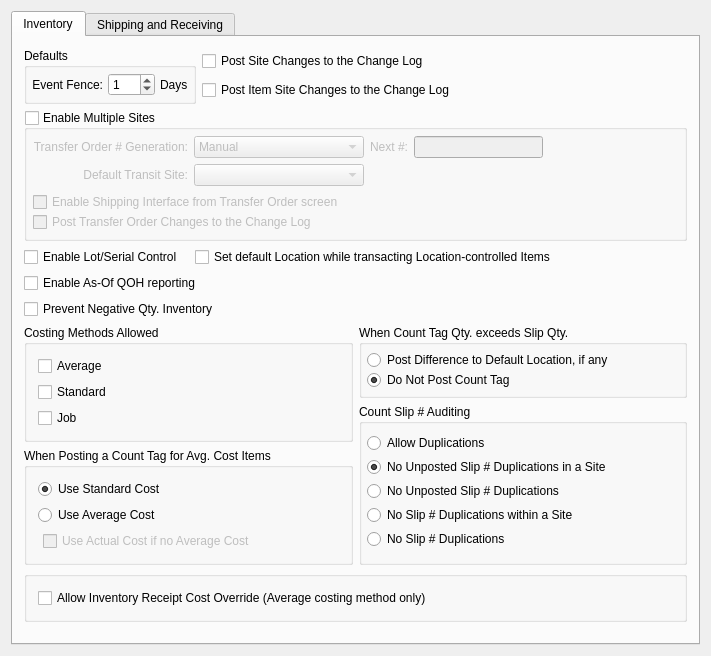
<?xml version="1.0" encoding="UTF-8"?>
<ui version="4.0">
 <comment>This file is part of the xTuple ERP: PostBooks Edition, a free and
open source Enterprise Resource Planning software suite,
Copyright (c) 1999-2018 by OpenMFG LLC, d/b/a xTuple.
It is licensed to you under the Common Public Attribution License
version 1.0, the full text of which (including xTuple-specific Exhibits)
is available at www.xtuple.com/CPAL.  By using this software, you agree
to be bound by its terms.</comment>
 <class>configureIM</class>
 <widget class="QWidget" name="configureIM">
  <property name="geometry">
   <rect>
    <x>0</x>
    <y>0</y>
    <width>711</width>
    <height>656</height>
   </rect>
  </property>
  <property name="windowTitle">
   <string>I/M Module Configuration</string>
  </property>
  <layout class="QGridLayout" name="gridLayout">
   <item row="0" column="0">
    <widget class="QTabWidget" name="_tab">
     <property name="currentIndex">
      <number>0</number>
     </property>
     <widget class="QWidget" name="_inventory">
      <attribute name="title">
       <string>Inventory</string>
      </attribute>
      <layout class="QGridLayout" name="gridLayout_5">
       <item row="0" column="0">
        <layout class="QVBoxLayout" name="verticalLayout">
         <item>
          <layout class="QHBoxLayout">
           <item>
            <widget class="QGroupBox" name="_defaultGroup">
             <property name="sizePolicy">
              <sizepolicy hsizetype="Minimum" vsizetype="Preferred">
               <horstretch>0</horstretch>
               <verstretch>0</verstretch>
              </sizepolicy>
             </property>
             <property name="title">
              <string>Defaults</string>
             </property>
             <layout class="QVBoxLayout">
              <property name="spacing">
               <number>5</number>
              </property>
              <property name="margin">
               <number>5</number>
              </property>
              <item>
               <layout class="QHBoxLayout">
                <property name="spacing">
                 <number>5</number>
                </property>
                <item>
                 <widget class="QLabel" name="_eventFenceLit">
                  <property name="text">
                   <string>Event Fence:</string>
                  </property>
                  <property name="alignment">
                   <set>Qt::AlignRight|Qt::AlignTrailing|Qt::AlignVCenter</set>
                  </property>
                  <property name="buddy">
                   <cstring>_eventFence</cstring>
                  </property>
                 </widget>
                </item>
                <item>
                 <widget class="QSpinBox" name="_eventFence">
                  <property name="maximum">
                   <number>999</number>
                  </property>
                  <property name="value">
                   <number>1</number>
                  </property>
                 </widget>
                </item>
                <item>
                 <widget class="QLabel" name="_daysLit">
                  <property name="text">
                   <string>Days</string>
                  </property>
                 </widget>
                </item>
               </layout>
              </item>
             </layout>
            </widget>
           </item>
           <item>
            <layout class="QVBoxLayout">
             <item>
              <widget class="QCheckBox" name="_warehouseChangeLog">
               <property name="sizePolicy">
                <sizepolicy hsizetype="MinimumExpanding" vsizetype="Fixed">
                 <horstretch>0</horstretch>
                 <verstretch>0</verstretch>
                </sizepolicy>
               </property>
               <property name="text">
                <string>Post Site Changes to the Change Log</string>
               </property>
              </widget>
             </item>
             <item>
              <widget class="QCheckBox" name="_itemSiteChangeLog">
               <property name="sizePolicy">
                <sizepolicy hsizetype="MinimumExpanding" vsizetype="Fixed">
                 <horstretch>0</horstretch>
                 <verstretch>0</verstretch>
                </sizepolicy>
               </property>
               <property name="text">
                <string>Post Item Site Changes to the Change Log</string>
               </property>
              </widget>
             </item>
            </layout>
           </item>
          </layout>
         </item>
         <item>
          <widget class="QGroupBox" name="_multiWhs">
           <property name="title">
            <string>Enable Multiple Sites</string>
           </property>
           <property name="checkable">
            <bool>true</bool>
           </property>
           <property name="checked">
            <bool>false</bool>
           </property>
           <layout class="QGridLayout">
            <property name="margin">
             <number>6</number>
            </property>
            <item row="2" column="0" colspan="5">
             <layout class="QVBoxLayout">
              <property name="spacing">
               <number>0</number>
              </property>
              <item>
               <widget class="QCheckBox" name="_enableToShipping">
                <property name="sizePolicy">
                 <sizepolicy hsizetype="Expanding" vsizetype="Fixed">
                  <horstretch>0</horstretch>
                  <verstretch>0</verstretch>
                 </sizepolicy>
                </property>
                <property name="text">
                 <string>Enable Shipping Interface from Transfer Order screen</string>
                </property>
               </widget>
              </item>
              <item>
               <widget class="QCheckBox" name="_transferOrderChangeLog">
                <property name="sizePolicy">
                 <sizepolicy hsizetype="Expanding" vsizetype="Fixed">
                  <horstretch>0</horstretch>
                  <verstretch>0</verstretch>
                 </sizepolicy>
                </property>
                <property name="text">
                 <string>Post Transfer Order Changes to the Change Log</string>
                </property>
               </widget>
              </item>
             </layout>
            </item>
            <item row="0" column="3">
             <widget class="XLineEdit" name="_toNextNum">
              <property name="sizePolicy">
               <sizepolicy hsizetype="MinimumExpanding" vsizetype="Fixed">
                <horstretch>0</horstretch>
                <verstretch>0</verstretch>
               </sizepolicy>
              </property>
             </widget>
            </item>
            <item row="1" column="1">
             <widget class="WComboBox" name="_defaultTransWhs">
              <property name="sizePolicy">
               <sizepolicy hsizetype="MinimumExpanding" vsizetype="Fixed">
                <horstretch>0</horstretch>
                <verstretch>0</verstretch>
               </sizepolicy>
              </property>
              <property name="type">
               <enum>WComboBox::Transit</enum>
              </property>
             </widget>
            </item>
            <item row="0" column="1">
             <widget class="QComboBox" name="_toNumGeneration">
              <property name="sizePolicy">
               <sizepolicy hsizetype="MinimumExpanding" vsizetype="Fixed">
                <horstretch>0</horstretch>
                <verstretch>0</verstretch>
               </sizepolicy>
              </property>
              <item>
               <property name="text">
                <string>Manual</string>
               </property>
              </item>
              <item>
               <property name="text">
                <string>Automatic</string>
               </property>
              </item>
              <item>
               <property name="text">
                <string>Automatic, Allow Override</string>
               </property>
              </item>
             </widget>
            </item>
            <item row="0" column="0">
             <widget class="QLabel" name="_toNumGenerationLit">
              <property name="text">
               <string>Transfer Order # Generation:</string>
              </property>
              <property name="alignment">
               <set>Qt::AlignRight|Qt::AlignTrailing|Qt::AlignVCenter</set>
              </property>
              <property name="buddy">
               <cstring>_toNumGeneration</cstring>
              </property>
             </widget>
            </item>
            <item row="0" column="2">
             <widget class="QLabel" name="_toNextNumLit">
              <property name="text">
               <string>Next #:</string>
              </property>
              <property name="alignment">
               <set>Qt::AlignRight|Qt::AlignTrailing|Qt::AlignVCenter</set>
              </property>
              <property name="buddy">
               <cstring>_toNextNum</cstring>
              </property>
             </widget>
            </item>
            <item row="1" column="0">
             <widget class="QLabel" name="_defaultTransWhsLit">
              <property name="text">
               <string>Default Transit Site:</string>
              </property>
              <property name="alignment">
               <set>Qt::AlignRight|Qt::AlignTrailing|Qt::AlignVCenter</set>
              </property>
              <property name="buddy">
               <cstring>_defaultTransWhs</cstring>
              </property>
             </widget>
            </item>
            <item row="0" column="4">
             <spacer>
              <property name="orientation">
               <enum>Qt::Horizontal</enum>
              </property>
              <property name="sizeHint" stdset="0">
               <size>
                <width>0</width>
                <height>20</height>
               </size>
              </property>
             </spacer>
            </item>
           </layout>
          </widget>
         </item>
         <item>
          <layout class="QHBoxLayout" name="horizontalLayout">
           <property name="spacing">
            <number>12</number>
           </property>
           <item>
            <widget class="QCheckBox" name="_lotSerial">
             <property name="text">
              <string>Enable Lot/Serial Control</string>
             </property>
            </widget>
           </item>
           <item>
            <widget class="QCheckBox" name="_setDefLoc">
             <property name="text">
              <string>Set default Location while transacting Location-controlled Items</string>
             </property>
            </widget>
           </item>
           <item>
            <spacer name="horizontalSpacer">
             <property name="orientation">
              <enum>Qt::Horizontal</enum>
             </property>
             <property name="sizeHint" stdset="0">
              <size>
               <width>0</width>
               <height>20</height>
              </size>
             </property>
            </spacer>
           </item>
          </layout>
         </item>
         <item>
          <widget class="QCheckBox" name="_asOfQOH">
           <property name="text">
            <string>Enable As-Of QOH reporting</string>
           </property>
          </widget>
         </item>
         <item>
          <widget class="QCheckBox" name="_preventNegInventory">
           <property name="text">
            <string>Prevent Negative Qty. Inventory</string>
           </property>
          </widget>
         </item>
         <item>
          <layout class="QGridLayout" name="gridLayout_3">
           <item row="0" column="0" rowspan="2">
            <widget class="QGroupBox" name="_cost">
             <property name="title">
              <string>Costing Methods Allowed</string>
             </property>
             <layout class="QVBoxLayout">
              <item>
               <widget class="QCheckBox" name="_costAvg">
                <property name="text">
                 <string>Average</string>
                </property>
               </widget>
              </item>
              <item>
               <widget class="QCheckBox" name="_costStd">
                <property name="text">
                 <string>Standard</string>
                </property>
               </widget>
              </item>
              <item>
               <widget class="QCheckBox" name="_costJob">
                <property name="enabled">
                 <bool>true</bool>
                </property>
                <property name="text">
                 <string>Job</string>
                </property>
                <property name="checked">
                 <bool>false</bool>
                </property>
               </widget>
              </item>
             </layout>
            </widget>
           </item>
           <item row="0" column="1">
            <widget class="QGroupBox" name="_countTagGroup">
             <property name="title">
              <string>When Count Tag Qty. exceeds Slip Qty.</string>
             </property>
             <layout class="QVBoxLayout">
              <property name="spacing">
               <number>0</number>
              </property>
              <property name="margin">
               <number>5</number>
              </property>
              <item>
               <widget class="QRadioButton" name="_postToDefault">
                <property name="text">
                 <string>Post Difference to Default Location, if any</string>
                </property>
               </widget>
              </item>
              <item>
               <widget class="QRadioButton" name="_doNotPost">
                <property name="text">
                 <string>Do Not Post Count Tag</string>
                </property>
                <property name="checked">
                 <bool>true</bool>
                </property>
               </widget>
              </item>
             </layout>
            </widget>
           </item>
           <item row="1" column="1" rowspan="2">
            <widget class="QGroupBox" name="_countSlipGroup">
             <property name="title">
              <string>Count Slip # Auditing</string>
             </property>
             <layout class="QVBoxLayout">
              <property name="spacing">
               <number>0</number>
              </property>
              <property name="margin">
               <number>5</number>
              </property>
              <item>
               <widget class="QRadioButton" name="_noSlipChecks">
                <property name="text">
                 <string>Allow Duplications</string>
                </property>
               </widget>
              </item>
              <item>
               <widget class="QRadioButton" name="_checkOnUnpostedWarehouse">
                <property name="text">
                 <string>No Unposted Slip # Duplications in a Site</string>
                </property>
                <property name="checked">
                 <bool>true</bool>
                </property>
               </widget>
              </item>
              <item>
               <widget class="QRadioButton" name="_checkOnUnposted">
                <property name="text">
                 <string>No Unposted Slip # Duplications</string>
                </property>
               </widget>
              </item>
              <item>
               <widget class="QRadioButton" name="_checkOnAllWarehouse">
                <property name="text">
                 <string>No Slip # Duplications within a Site</string>
                </property>
               </widget>
              </item>
              <item>
               <widget class="QRadioButton" name="_checkOnAll">
                <property name="text">
                 <string>No Slip # Duplications</string>
                </property>
               </widget>
              </item>
             </layout>
            </widget>
           </item>
           <item row="2" column="0">
            <widget class="QGroupBox" name="_avgCostGroup">
             <property name="title">
              <string>When Posting a Count Tag for Avg. Cost Items</string>
             </property>
             <layout class="QVBoxLayout" name="verticalLayout_2">
              <item>
               <widget class="QRadioButton" name="_useStdCost">
                <property name="text">
                 <string>Use Standard Cost</string>
                </property>
                <property name="checked">
                 <bool>true</bool>
                </property>
               </widget>
              </item>
              <item>
               <widget class="QRadioButton" name="_useAvgCost">
                <property name="text">
                 <string>Use Average Cost</string>
                </property>
               </widget>
              </item>
              <item>
               <layout class="QHBoxLayout" name="horizontalLayout_3">
                <item>
                 <spacer name="horizontalSpacer_3">
                  <property name="orientation">
                   <enum>Qt::Horizontal</enum>
                  </property>
                  <property name="sizeType">
                   <enum>QSizePolicy::Fixed</enum>
                  </property>
                  <property name="sizeHint" stdset="0">
                   <size>
                    <width>5</width>
                    <height>20</height>
                   </size>
                  </property>
                 </spacer>
                </item>
                <item>
                 <widget class="QCheckBox" name="_useActCost">
                  <property name="enabled">
                   <bool>false</bool>
                  </property>
                  <property name="text">
                   <string>Use Actual Cost if no Average Cost</string>
                  </property>
                 </widget>
                </item>
               </layout>
              </item>
             </layout>
            </widget>
           </item>
          </layout>
         </item>
         <item>
          <widget class="QGroupBox" name="_receiptCostOverrideGroupBox">
           <property name="title">
            <string/>
           </property>
           <layout class="QVBoxLayout" name="verticalLayout_3">
            <item>
             <widget class="QCheckBox" name="_receiptCostOverride">
              <property name="text">
               <string>Allow Inventory Receipt Cost Override (Average costing method only)</string>
              </property>
             </widget>
            </item>
           </layout>
          </widget>
         </item>
         <item>
          <spacer>
           <property name="orientation">
            <enum>Qt::Vertical</enum>
           </property>
           <property name="sizeType">
            <enum>QSizePolicy::Expanding</enum>
           </property>
           <property name="sizeHint" stdset="0">
            <size>
             <width>17</width>
             <height>0</height>
            </size>
           </property>
          </spacer>
         </item>
        </layout>
       </item>
      </layout>
     </widget>
     <widget class="QWidget" name="tab_2">
      <attribute name="title">
       <string>Shipping and Receiving</string>
      </attribute>
      <layout class="QGridLayout" name="gridLayout_4">
       <item row="0" column="0">
        <layout class="QGridLayout">
         <item row="0" column="0">
          <widget class="QLabel" name="_shipmentNumGenerationLit">
           <property name="text">
            <string>Shipment # Generation:</string>
           </property>
           <property name="buddy">
            <cstring>_shipmentNumGeneration</cstring>
           </property>
          </widget>
         </item>
         <item row="0" column="2">
          <widget class="QLabel" name="_nextShipmentNumLit">
           <property name="text">
            <string>Next #:</string>
           </property>
           <property name="buddy">
            <cstring>_nextShipmentNum</cstring>
           </property>
          </widget>
         </item>
         <item row="0" column="1">
          <widget class="QComboBox" name="_shipmentNumGeneration">
           <property name="enabled">
            <bool>false</bool>
           </property>
           <property name="sizePolicy">
            <sizepolicy hsizetype="Preferred" vsizetype="Fixed">
             <horstretch>0</horstretch>
             <verstretch>0</verstretch>
            </sizepolicy>
           </property>
           <item>
            <property name="text">
             <string>Automatic</string>
            </property>
           </item>
          </widget>
         </item>
         <item row="0" column="3">
          <widget class="XLineEdit" name="_nextShipmentNum">
           <property name="sizePolicy">
            <sizepolicy hsizetype="MinimumExpanding" vsizetype="Fixed">
             <horstretch>0</horstretch>
             <verstretch>0</verstretch>
            </sizepolicy>
           </property>
          </widget>
         </item>
        </layout>
       </item>
       <item row="1" column="0">
        <widget class="QGroupBox" name="_shipByGroup">
         <property name="title">
          <string>Enable Shipping by Customer</string>
         </property>
         <property name="checkable">
          <bool>true</bool>
         </property>
         <property name="checked">
          <bool>false</bool>
         </property>
         <layout class="QGridLayout" name="gridLayout_2">
          <item row="0" column="0">
           <layout class="QHBoxLayout" name="horizontalLayout_2">
            <item>
             <widget class="QLabel" name="_shipByLit">
              <property name="text">
               <string>By default Print and Issue by:</string>
              </property>
             </widget>
            </item>
            <item>
             <widget class="XComboBox" name="_shipBy">
              <item>
               <property name="text">
                <string>Customer</string>
               </property>
              </item>
              <item>
               <property name="text">
                <string>Order</string>
               </property>
              </item>
             </widget>
            </item>
            <item>
             <spacer name="horizontalSpacer_2">
              <property name="orientation">
               <enum>Qt::Horizontal</enum>
              </property>
              <property name="sizeHint" stdset="0">
               <size>
                <width>40</width>
                <height>20</height>
               </size>
              </property>
             </spacer>
            </item>
           </layout>
          </item>
         </layout>
        </widget>
       </item>
       <item row="2" column="0">
        <widget class="QCheckBox" name="_kitInheritCOS">
         <property name="sizePolicy">
          <sizepolicy hsizetype="MinimumExpanding" vsizetype="Fixed">
           <horstretch>0</horstretch>
           <verstretch>0</verstretch>
          </sizepolicy>
         </property>
         <property name="text">
          <string>Kit Components Inherit COS from Kit Parent</string>
         </property>
        </widget>
       </item>
       <item row="3" column="0">
        <widget class="QCheckBox" name="_disallowReceiptExcess">
         <property name="sizePolicy">
          <sizepolicy hsizetype="MinimumExpanding" vsizetype="Fixed">
           <horstretch>0</horstretch>
           <verstretch>0</verstretch>
          </sizepolicy>
         </property>
         <property name="text">
          <string>Disallow Purchase Order Receipt of Qty greater than ordered</string>
         </property>
        </widget>
       </item>
       <item row="4" column="0">
        <widget class="QCheckBox" name="_warnIfReceiptDiffers">
         <property name="sizePolicy">
          <sizepolicy hsizetype="MinimumExpanding" vsizetype="Fixed">
           <horstretch>0</horstretch>
           <verstretch>0</verstretch>
          </sizepolicy>
         </property>
         <property name="text">
          <string>Warn if Purchase Order Receipt Qty differs from receivable Qty</string>
         </property>
        </widget>
       </item>
       <item row="6" column="0">
        <layout class="QHBoxLayout">
         <property name="spacing">
          <number>2</number>
         </property>
         <item>
          <spacer>
           <property name="orientation">
            <enum>Qt::Horizontal</enum>
           </property>
           <property name="sizeType">
            <enum>QSizePolicy::Fixed</enum>
           </property>
           <property name="sizeHint" stdset="0">
            <size>
             <width>40</width>
             <height>20</height>
            </size>
           </property>
          </spacer>
         </item>
         <item>
          <widget class="QLabel" name="_toleranceLit">
           <property name="text">
            <string>By the following amount:</string>
           </property>
           <property name="buddy">
            <cstring>_tolerance</cstring>
           </property>
          </widget>
         </item>
         <item>
          <widget class="QLabel" name="_percentLit">
           <property name="text">
            <string>%</string>
           </property>
           <property name="buddy">
            <cstring>_tolerance</cstring>
           </property>
          </widget>
         </item>
         <item>
          <widget class="QLineEdit" name="_tolerance">
           <property name="enabled">
            <bool>false</bool>
           </property>
           <property name="maximumSize">
            <size>
             <width>200</width>
             <height>16777215</height>
            </size>
           </property>
          </widget>
         </item>
         <item>
          <spacer>
           <property name="orientation">
            <enum>Qt::Horizontal</enum>
           </property>
           <property name="sizeType">
            <enum>QSizePolicy::Expanding</enum>
           </property>
           <property name="sizeHint" stdset="0">
            <size>
             <width>0</width>
             <height>20</height>
            </size>
           </property>
          </spacer>
         </item>
        </layout>
       </item>
       <item row="7" column="0">
        <widget class="QCheckBox" name="_recordPpvOnReceipt">
         <property name="sizePolicy">
          <sizepolicy hsizetype="MinimumExpanding" vsizetype="Fixed">
           <horstretch>0</horstretch>
           <verstretch>0</verstretch>
          </sizepolicy>
         </property>
         <property name="text">
          <string>Record Purchase Price Variance on Receipt</string>
         </property>
        </widget>
       </item>
       <item row="8" column="0">
        <widget class="XDocCopySetter" name="_shipformCopies">
         <property name="labelText">
          <string>Default Shipping Form Copies:</string>
         </property>
         <property name="numCopiesMetric">
          <string>ShippingFormCopies</string>
         </property>
         <property name="showPriceMetric">
          <string>ShippingFormShowPrices</string>
         </property>
         <property name="watermarkMetric">
          <string>ShippingFormWatermark</string>
         </property>
        </widget>
       </item>
      </layout>
     </widget>
    </widget>
   </item>
  </layout>
 </widget>
 <layoutdefault spacing="6" margin="11"/>
 <customwidgets>
  <customwidget>
   <class>WComboBox</class>
   <extends>XComboBox</extends>
   <header>wcombobox.h</header>
  </customwidget>
  <customwidget>
   <class>XComboBox</class>
   <extends>QComboBox</extends>
   <header>xcombobox.h</header>
  </customwidget>
  <customwidget>
   <class>XDocCopySetter</class>
   <extends>QWidget</extends>
   <header>xdoccopysetter.h</header>
  </customwidget>
  <customwidget>
   <class>XLineEdit</class>
   <extends>QLineEdit</extends>
   <header>xlineedit.h</header>
   <container>1</container>
  </customwidget>
 </customwidgets>
 <tabstops>
  <tabstop>_tab</tabstop>
  <tabstop>_eventFence</tabstop>
  <tabstop>_warehouseChangeLog</tabstop>
  <tabstop>_itemSiteChangeLog</tabstop>
  <tabstop>_multiWhs</tabstop>
  <tabstop>_toNumGeneration</tabstop>
  <tabstop>_toNextNum</tabstop>
  <tabstop>_defaultTransWhs</tabstop>
  <tabstop>_enableToShipping</tabstop>
  <tabstop>_transferOrderChangeLog</tabstop>
  <tabstop>_lotSerial</tabstop>
  <tabstop>_setDefLoc</tabstop>
  <tabstop>_asOfQOH</tabstop>
  <tabstop>_costAvg</tabstop>
  <tabstop>_costStd</tabstop>
  <tabstop>_costJob</tabstop>
  <tabstop>_postToDefault</tabstop>
  <tabstop>_doNotPost</tabstop>
  <tabstop>_noSlipChecks</tabstop>
  <tabstop>_checkOnUnpostedWarehouse</tabstop>
  <tabstop>_checkOnUnposted</tabstop>
  <tabstop>_checkOnAllWarehouse</tabstop>
  <tabstop>_checkOnAll</tabstop>
  <tabstop>_shipmentNumGeneration</tabstop>
  <tabstop>_nextShipmentNum</tabstop>
  <tabstop>_shipByGroup</tabstop>
  <tabstop>_shipBy</tabstop>
  <tabstop>_kitInheritCOS</tabstop>
  <tabstop>_disallowReceiptExcess</tabstop>
  <tabstop>_warnIfReceiptDiffers</tabstop>
  <tabstop>_tolerance</tabstop>
  <tabstop>_useStdCost</tabstop>
  <tabstop>_useAvgCost</tabstop>
  <tabstop>_useActCost</tabstop>
  <tabstop>_recordPpvOnReceipt</tabstop>
 </tabstops>
 <resources/>
 <connections>
  <connection>
   <sender>_warnIfReceiptDiffers</sender>
   <signal>toggled(bool)</signal>
   <receiver>_tolerance</receiver>
   <slot>setEnabled(bool)</slot>
   <hints>
    <hint type="sourcelabel">
     <x>409</x>
     <y>108</y>
    </hint>
    <hint type="destinationlabel">
     <x>363</x>
     <y>135</y>
    </hint>
   </hints>
  </connection>
  <connection>
   <sender>_useAvgCost</sender>
   <signal>toggled(bool)</signal>
   <receiver>_useActCost</receiver>
   <slot>setEnabled(bool)</slot>
   <hints>
    <hint type="sourcelabel">
     <x>186</x>
     <y>416</y>
    </hint>
    <hint type="destinationlabel">
     <x>213</x>
     <y>446</y>
    </hint>
   </hints>
  </connection>
 </connections>
</ui>
